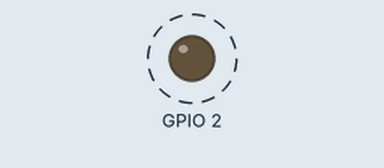
This sketch was run on a simulated ESP32. Shown: output pins drawn as LEDs (lit = HIGH). Dashed ring = blinking.

Above: at 0.6 s.
Timing chart, 0 to 3.0 s (numbered marks = the images above):
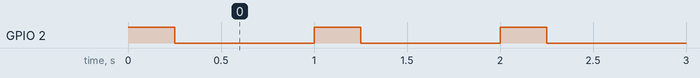

The sketch:

wrong.ino
```cpp
// Compiles, but blocks with delay(); the static checks reject it.
void setup() {
  pinMode(2, OUTPUT);
}

void loop() {
  digitalWrite(2, HIGH);
  delay(250);
  digitalWrite(2, LOW);
  delay(750);
}
```

Measured:
- by itself, GPIO 2: alternates HIGH for 0.25 s and LOW for 0.75 s
